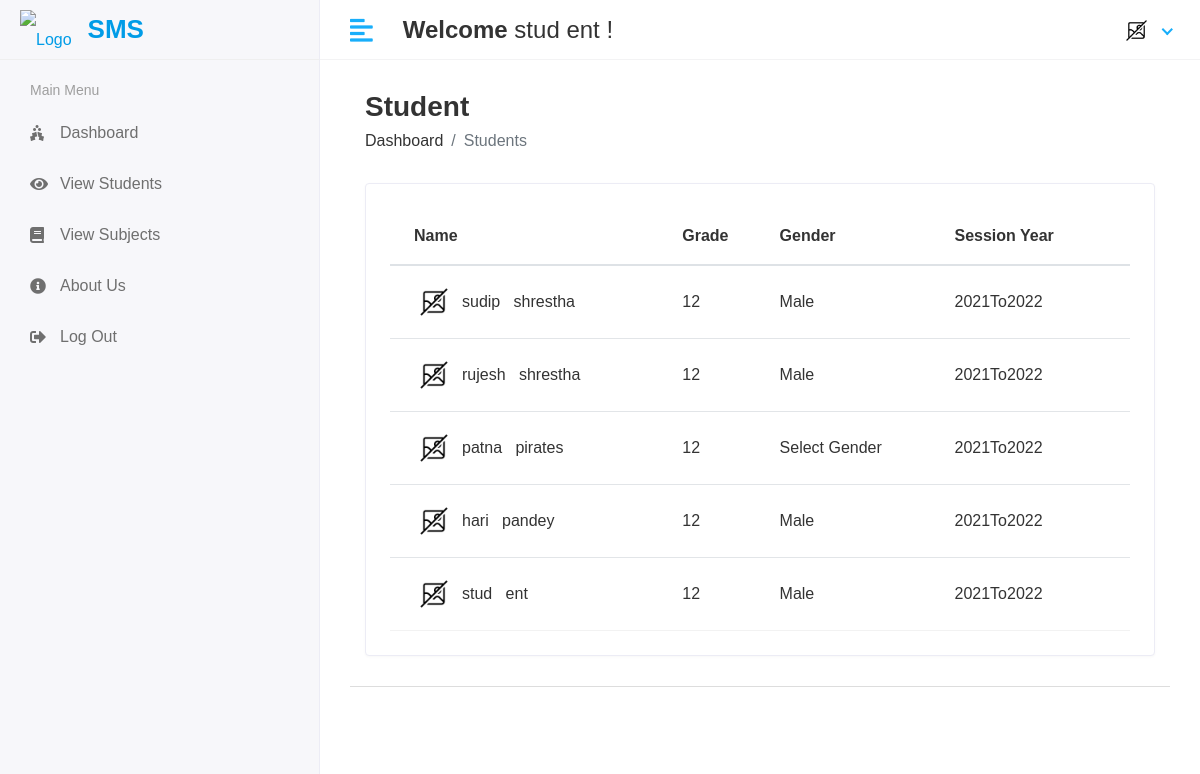
Page /Student/View (signed in) on the earlier database version.
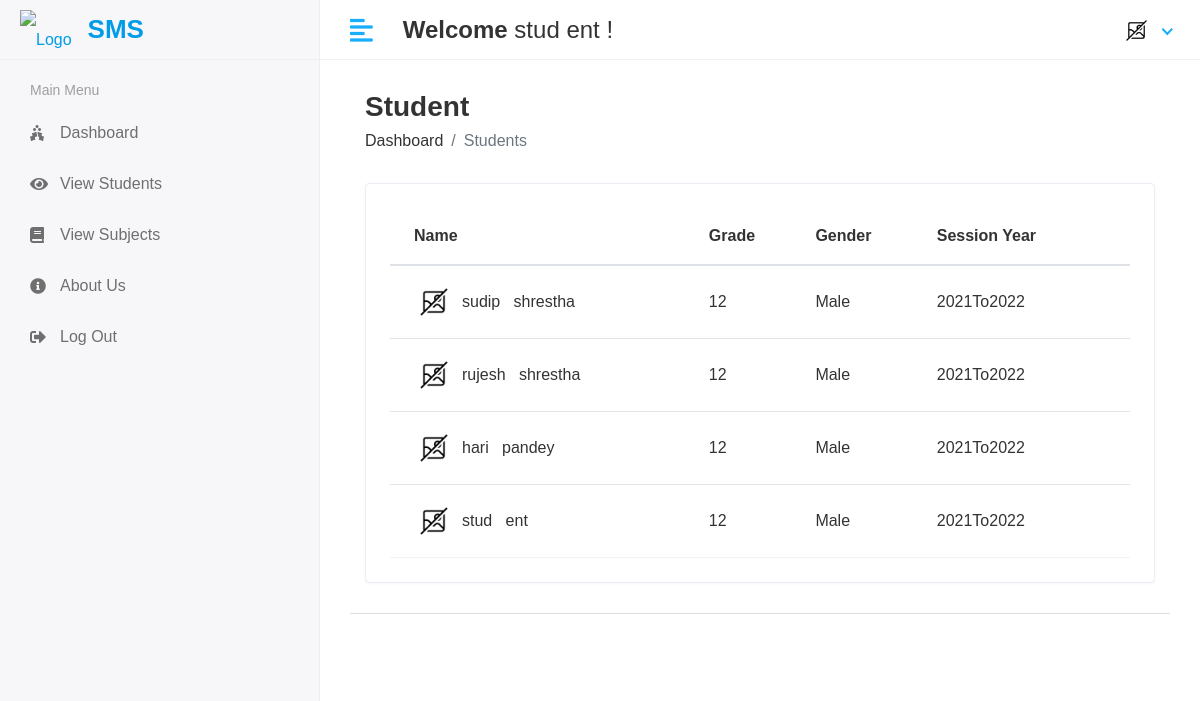
Same page on the later database version.
### sms/models.py (models this page shows, shortened)
class Student(models.Model):
    admin =models.OneToOneField(CustomUser,on_delete=models.CASCADE)
    address=models.TextField()
    gender=models.CharField(max_length=100)
    rollno = models.CharField(max_length=20, unique=True, null=True, blank=True)
    course_id = models.ForeignKey(Course,on_delete=models.DO_NOTHING,default=1)
    session_year_id=models.ForeignKey(Session_Year,on_delete=models.DO_NOTHING)
    created_at=models.DateTimeField(auto_now_add=True)
    updated_at=models.DateTimeField(auto_now=True)

class CustomUser(AbstractUser):
    USER_CHOICES = (
        (1, 'HOD'),
        (2, 'STAFF'),
        (3, 'STUDENT'),
    )
    user_type = models.CharField(choices=USER_CHOICES, max_length=50, default=1)
    profile_pic = models.ImageField(upload_to='media/profile_pic')

class Course(models.Model):
    name = models.CharField(max_length=100)
    created_at = models.DateTimeField(auto_now_add=True)
    updated_at = models.DateTimeField(auto_now=True)

class Session_Year(models.Model):
    session_start=models.CharField(max_length=100)
    session_end=models.CharField(max_length=100)

### student_management_system/Student_Views.py (the view)
# urls.py: path('Student/View',Student_Views.VIEW_STUD,name="view_stud"),
@login_required(login_url='/')
def VIEW_STUD(request):
    user_course_id = request.user.student.course_id  # Adjust based on your user model
    students = Student.objects.filter(course_id=user_course_id)  # Filter by course_id
    return render(request,'Student/view_stud.html',{'student': students})

### templates/Student/view_stud.html (shortened to what this page needs)
{% extends 'base.html' %}
{% load static %}
{% block content %}
<div class="content container-fluid">
    <div class="page-header">
       <div class="row align-items-center">
          <div class="col">
             <h3 class="page-title">Student</h3>
             <ul class="breadcrumb">
                <li class="breadcrumb-item"><a href="index.html">Dashboard</a></li>
                <li class="breadcrumb-item active">Students</li>
             </ul>
          </div>
       </div>
    </div>
    <div class="row">
       <div class="col-sm-12">
          <div class="card card-table">
             <div class="card-body">
                <div class="table-responsive">
                   <table class="table table-hover table-center mb-0 ">
                      <thead>
                         <tr>
                            <th>Name</th>
                            <th>Grade</th>
                            <th>Gender</th>
                            <th>Session Year</th>
                         </tr>
                      </thead>
                      <tbody>
                        {% for i in student %}
                        <tr>
                            <td>
                               <h2 class="table-avatar">
                                {% if i.admin.profile_pic %}
                                    <a  class="avatar avatar-sm mr-2"><img class="avatar-img rounded-circle" src="/{{i.admin.profile_pic}}" alt="User Image"></a>
                                {% else %}
                                    <a  class="avatar avatar-sm mr-2"><img class="avatar-img rounded-circle" src="{% static 'assets/img/NoImg.png'%}" alt="No Image"></a>
                                {% endif %}
                                {{i.admin.first_name}} &nbsp; {{i.admin.last_name}}</a>
                               </h2>
                            </td>
                            <td>{{i.course_id.name}}</td>
                            <td>{{i.gender}}</td>
                            <td>{{i.session_year_id.session_start}}To{{i.session_year_id.session_end}}</td>
                         </tr>
                         {% endfor %}
                      </tbody>
                   </table>
                </div>
             </div>
          </div>
       </div>
    </div>
 </div>
{% endblock %}

Differences in the rows shown:
removed Student: admin.first_name "patna", admin.last_name "pirates", course_id.name "12", gender "Select Gender", session_year_id.session_start "2021", session_year_id.session_end "2022"
